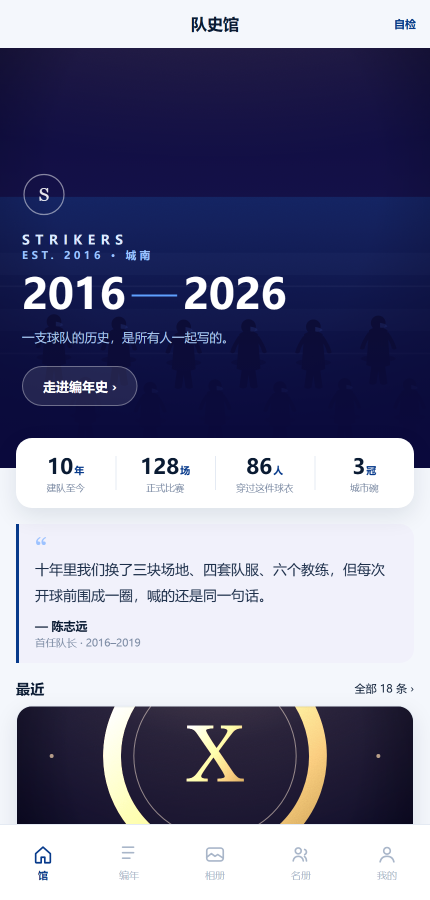
#> input picture memorial/out/01-home.png, 860 x 1800 px (shown at 1/2 size); its folder holds 5 pictures in this run
$ python build_board.py
#> lines starting #> are read from the running program, lines starting #| are printed output that depends on the picture
# 把 shot.ps1 产出的 9 张 860x1800 截图拼成一张 3x3 总览图
# 用法：python memorial/build_board.py
from PIL import Image, ImageDraw, ImageFont
import os

ROOT = os.path.dirname(os.path.abspath(__file__))
OUT = os.path.join(ROOT, 'out')
W, H = 430, 900

SHOTS = [
    ('01-home', '队史馆', '封面 + 四个数字 + 引言'),
    ('02-timeline', '编年史', '年份条 + 时间轴'),
    ('03-album', '相册', '年份筛选 + 瀑布流'),
    ('04-photo', '照片详情', '大图 + 照片里的人'),
    ('05-roster', '名册', '现役 / 已毕业 / 退役号码'),
    ('06-person', '个人档案', '号码水印 + 荣誉 + 记忆'),
    ('07-story', '队史长文', 'serif 正文 + 首字下沉'),
    ('08-me', '我的', '我的数字 + 找回老队友'),
    ('09-submit', '上传记忆', '照片 / 年份 / 一句话'),
]

INK = (11, 10, 61)        # #0B0A3D
WHITE = (255, 255, 255)
SUB = (150, 165, 215)
LAB = (170, 185, 225)


def font(size, bold=False):
#> called with size = 30, bold = True
    names = ['msyhbd.ttc', 'msyh.ttc', 'simhei.ttf'] if bold else ['msyh.ttc', 'msyhbd.ttc', 'simhei.ttf']
    for n in names:
        p = os.path.join(r'C:\Windows\Fonts', n)
        if os.path.exists(p):
            try:
                return ImageFont.truetype(p, size)
            except Exception:
                pass
    return ImageFont.load_default()


f_head = font(30, True)
f_sub = font(15)
f_label = font(19, True)
f_note = font(14)

imgs = {}
for key, label, note in SHOTS:
    im = Image.open(os.path.join(OUT, key + '.png')).convert('RGB')
#> im is the input picture: PIL image 860x1800 RGB; mean R, G, B 124, 125, 151.2
    im = im.resize((W, H), Image.LANCZOS)
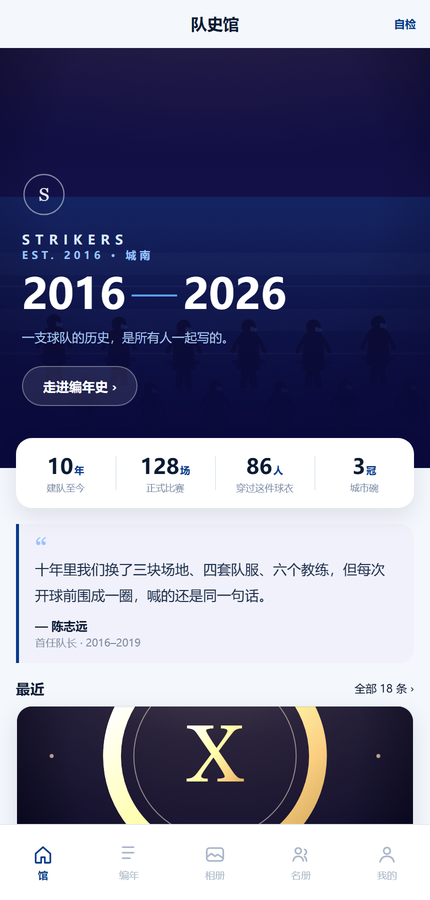
#> im: PIL image 430x900 RGB; mean R, G, B 123.9, 124.9, 151
    imgs[key] = im
#> pass 2 of the loop `for key, label, note in SHOTS:`:
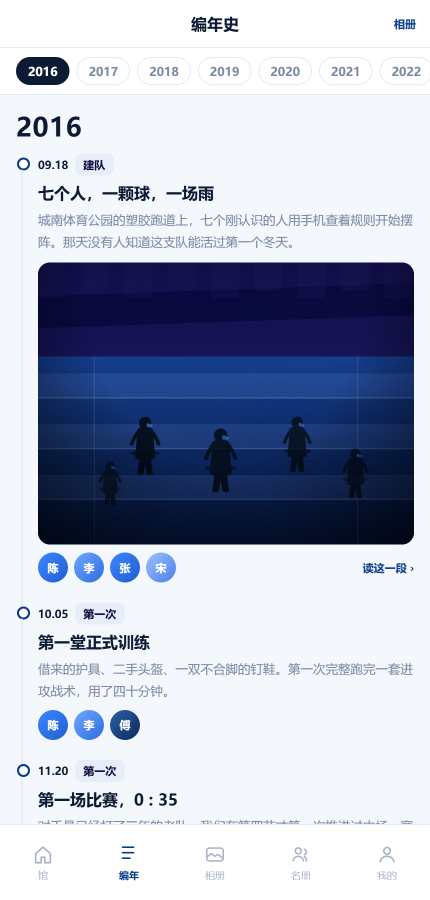
#> input picture memorial/out/02-timeline.png, 860 x 1800 px (shown at 1/2 size)
#> im is the input picture: PIL image 860x1800 RGB; mean R, G, B 175.8, 182.6, 201.2
#> `im = im.resize((W, H), Image.LANCZOS)`:
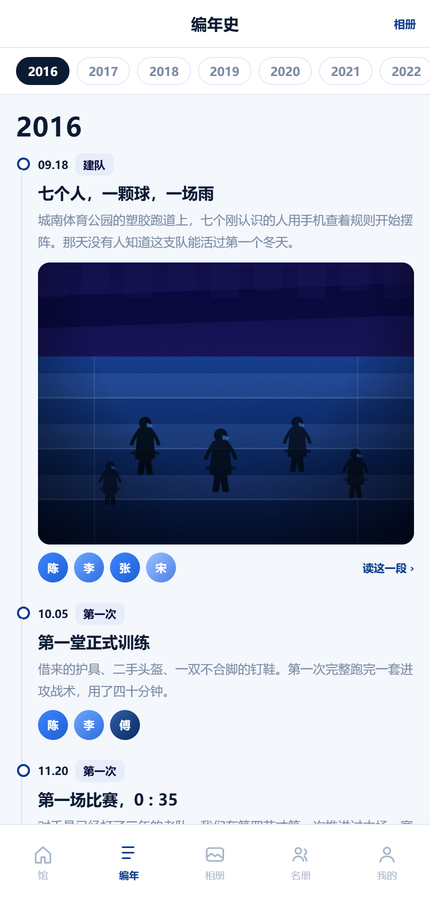
#> im: PIL image 430x900 RGB; mean R, G, B 175.8, 182.5, 201.1
#> pass 3 of the loop `for key, label, note in SHOTS:`:
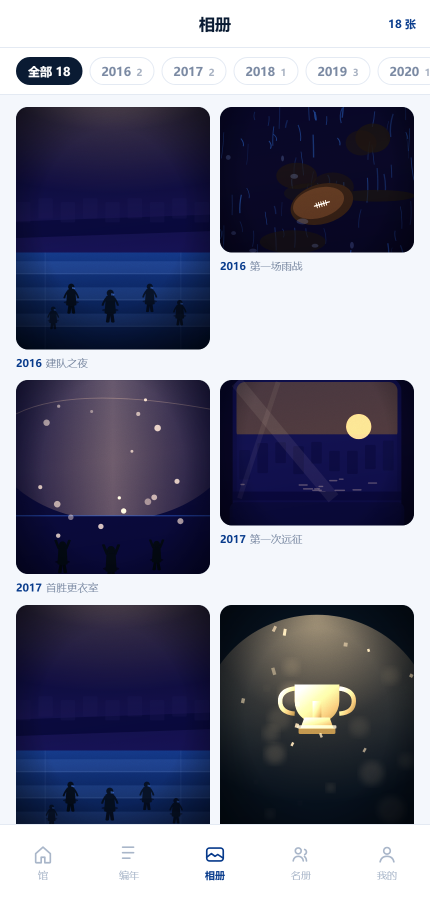
#> input picture memorial/out/03-album.png, 860 x 1800 px (shown at 1/2 size)
#> im is the input picture: PIL image 860x1800 RGB; mean R, G, B 121.2, 122.4, 141.3
#> `im = im.resize((W, H), Image.LANCZOS)`:
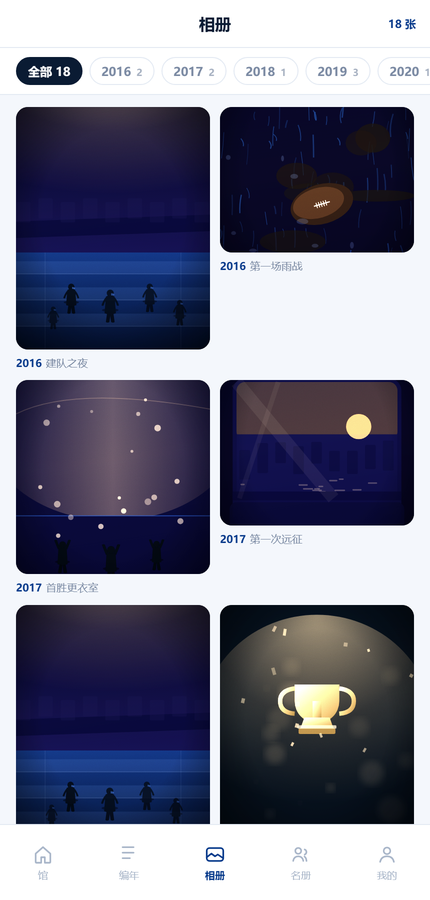
#> im: PIL image 430x900 RGB; mean R, G, B 121.2, 122.3, 141.2
#> (the run stopped early here; a loop or call above may not have finished)
